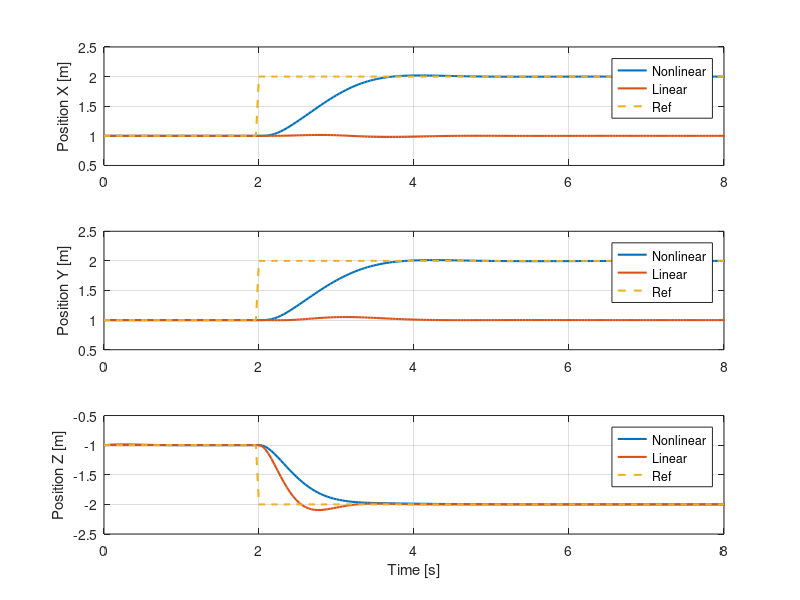
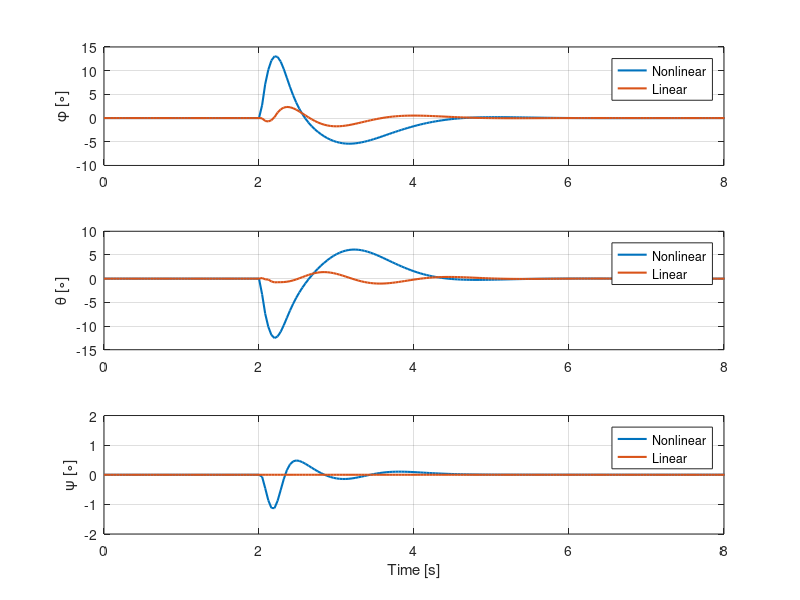

Source code (MATLAB) for these figures, in order:
clear;
close all;
clc;

%% Load variables: Nonlinear controller
load("Nonlinear_stepXYZ.mat")

% Common variables
r = r_out.';
T_eq = param.nrotor_vehicle_mass_true*param.g;

start_time = 2;
sim_time = start_time + run_time;

time = 0:param.sample_time_measurements_full_state:sim_time;

% Specific variables
u_nl = [total_thrust_cmd body_rates_cmd].';

x_state_nl = full_state_act(:,1:9).';

x_nl = x_state_nl(1,:);
y_nl = x_state_nl(2,:);
z_nl = x_state_nl(3,:);

roll_nl = x_state_nl(7,:)*180/pi;
pitch_nl = x_state_nl(8,:)*180/pi;
yaw_nl = x_state_nl(9,:)*180/pi;

time_comp_nl = solve_time_out;

%% Load variables: Linear controller
load("Linear_stepXYZ.mat")

% Specific variables
u_l = [total_thrust_cmd body_rates_cmd].';

x_state_l = full_state_act(:,1:9).';

x_l = x_state_l(1,:);
y_l= x_state_l(2,:);
z_l = x_state_l(3,:);

roll_l = x_state_l(7,:)*180/pi;
pitch_l = x_state_l(8,:)*180/pi;
yaw_l = x_state_l(9,:)*180/pi;

time_comp_nl = solve_time_out;

% Remove unnecessary variables
clear total_thrust_cmd body_rates_cmd full_state_meas full_state_act...
    run_time param r_out Tini solve_time_out start_time

%% Plots

% % Positions
% f_pos = figure();
% f_pos.Position = [50 100 1450 450];
% t_pos = tiledlayout(1,3,'TileSpacing','tight','Padding','tight');
% title(t_pos,'Positions','FontWeight','bold')
% 
% nexttile
% plot(time, x_nl)
% hold on
% plot(time, x_l)
% hold on
% plot(time, r(1,:))
% ylabel('X [m]') 
% xlabel('Time [s]')
% legend('Nonlinear','Linear','ref','Location','best')
% grid on
% 
% nexttile
% plot(time, y_nl)
% hold on
% plot(time, y_l)
% hold on
% plot(time, r(2,:))
% ylabel('Y [m]') 
% xlabel('Time [s]')
% legend('Nonlinear','Linear','ref','Location','best')
% grid on
% 
% nexttile
% plot(time, z_nl)
% hold on
% plot(time, z_l)
% hold on
% plot(time, r(3,:))
% ylabel('Z [m]') 
% xlabel('Time [s]')
% legend('Nonlinear','Linear','ref','Location','best')
% grid on


% % Euler Angles
% f_ang = figure();
% f_ang.Position = [50 100 1450 600];
% t_ang = tiledlayout(1,3,'TileSpacing','tight','Padding','tight');
% title(t_ang,'Euler Angles','FontWeight','bold')
% 
% nexttile
% plot(time, roll_nl)
% hold on
% plot(time, roll_l)
% ylabel('Phi [º]') 
% xlabel('Time [s]')
% legend('Nonlinear','Linear','Location','best')
% grid on
% 
% nexttile
% plot(time, pitch_nl)
% hold on
% plot(time, pitch_l)
% ylabel('Theta [º]') 
% xlabel('Time [s]')
% legend('Nonlinear','Linear','Location','best')
% grid on
% 
% nexttile
% plot(time, yaw_nl)
% hold on
% plot(time, yaw_l)
% ylabel('Psi [º]') 
% xlabel('Time [s]')
% legend('Nonlinear','Linear','Location','best')
% grid on
% 
% 
% % Thrust
% figure()
% plot(time, u_nl(1,:))
% hold on
% plot(time, u_l(1,:))
% hold on
% plot(time, T_eq*ones(1,length(time)), '--')
% ylabel('T [N]') 
% xlabel('Time [s]')
% legend('Nonlinear','Linear','ref','Location','best')
% grid on


% % Position XY
% myFigure1 = figure();
% plot(time, x_nl, 'LineWidth',1.5)
% hold on
% plot(time, x_l, 'LineWidth',1.5)
% hold on
% plot(time, y_nl, 'LineWidth',1.5)
% hold on
% plot(time, y_l, 'LineWidth',1.5)
% hold on
% plot(time, r(1,:), '--', 'LineWidth',1.5)
% ylabel('Position [m]') 
% xlabel('Time [s]')
% legend('X_{nonlinear}','X_{linear}','Y_{nonlinear}','Y_{linear}','Ref','Location','east')
% grid on
% xlim([0 8])
% 
% % Position Z
% myFigure2 = figure();
% plot(time, z_nl, 'LineWidth',1.5)
% hold on
% plot(time, z_l, 'LineWidth',1.5)
% hold on
% plot(time, r(3,:), '--', 'LineWidth',1.5)
% ylabel('Position Z [m]') 
% xlabel('Time [s]')
% legend('Nonlinear','Linear','ref','Location','best')
% grid on
% xlim([0 8])
% 
% % Euler Angles
% myFigure3 = figure();
% plot(time, roll_nl, 'LineWidth',1.5)
% hold on
% plot(time, roll_l, 'LineWidth',1.5)
% hold on
% plot(time, pitch_nl, 'LineWidth',1.5)
% hold on
% plot(time, pitch_l, 'LineWidth',1.5)
% hold on
% plot(time, yaw_nl, 'LineWidth',1.5)
% hold on
% plot(time, yaw_l, 'LineWidth',1.5)
% ylabel('Euler Angles [\circ]') 
% xlabel('Time [s]')
% legend('\phi_{nonlinear}','\phi_{linear}','\theta_{nonlinear}','\theta_{linear}','\psi_{nonlinear}','\psi_{linear}','Location','southeast')
% grid on
% xlim([0 8])

% saveFigAsPDF(myFigure1,'Figures_PDF/XY_stepXYZ_model2');
% saveFigAsPDF(myFigure2,'Figures_PDF/Z_stepXYZ_model2');
% saveFigAsPDF(myFigure3,'Figures_PDF/Euler_stepXYZ_model2');


% figure()
% plot(x_nl,y_nl)
% ylabel('Y [m]') 
% xlabel('X [n]')
% xlim([0.5 2.5])
% ylim([0.5 2.5])
% grid on


% Position XYZ
myFigure4= figure();

subplot(3,1,1)
plot(time, x_nl, 'LineWidth',1.5)
hold on
plot(time, x_l, 'LineWidth',1.5)
hold on
plot(time, r(1,:), '--', 'LineWidth',1.5)
ylabel('Position X [m]') 
xlim([0 8])
ylim([0.5 2.5])
legend('Nonlinear','Linear','Ref','Location','best')
grid on

subplot(3,1,2)
plot(time, y_nl, 'LineWidth',1.5)
hold on
plot(time, y_l, 'LineWidth',1.5)
hold on
plot(time, r(2,:), '--', 'LineWidth',1.5)
ylabel('Position Y [m]') 
xlim([0 8])
ylim([0.5 2.5])
legend('Nonlinear','Linear','Ref','Location','best')
grid on

subplot(3,1,3)
plot(time, z_nl, 'LineWidth',1.5)
hold on
plot(time, z_l, 'LineWidth',1.5)
hold on
plot(time, r(3,:), '--', 'LineWidth',1.5)
ylabel('Position Z [m]') 
xlabel('Time [s]')
xlim([0 8])
ylim([-2.5 -0.5])
legend('Nonlinear','Linear','Ref','Location','best')
grid on

% Euler Angles
myFigure5= figure();

subplot(3,1,1)
plot(time, roll_nl, 'LineWidth',1.5)
hold on
plot(time, roll_l, 'LineWidth',1.5)
ylabel('\phi [\circ]') 
legend('Nonlinear','Linear','Location','northeast')
grid on
xlim([0 8])

subplot(3,1,2)
plot(time, pitch_nl, 'LineWidth',1.5)
hold on
plot(time, pitch_l, 'LineWidth',1.5)
ylabel('\theta [\circ]') 
legend('Nonlinear','Linear','Location','northeast')
grid on
xlim([0 8])

subplot(3,1,3)
plot(time, yaw_nl, 'LineWidth',1.5)
hold on
plot(time, yaw_l, 'LineWidth',1.5)
ylabel('\psi [\circ]') 
xlabel('Time [s]')
legend('Nonlinear','Linear','Location','northeast')
grid on
xlim([0 8])
ylim([-2 2])

% saveFigAsPDF(myFigure4,'Figures_PDF/Position_stepXYZ_model2');
% saveFigAsPDF(myFigure5,'Figures_PDF/Orientation_stepXYZ_model2');

